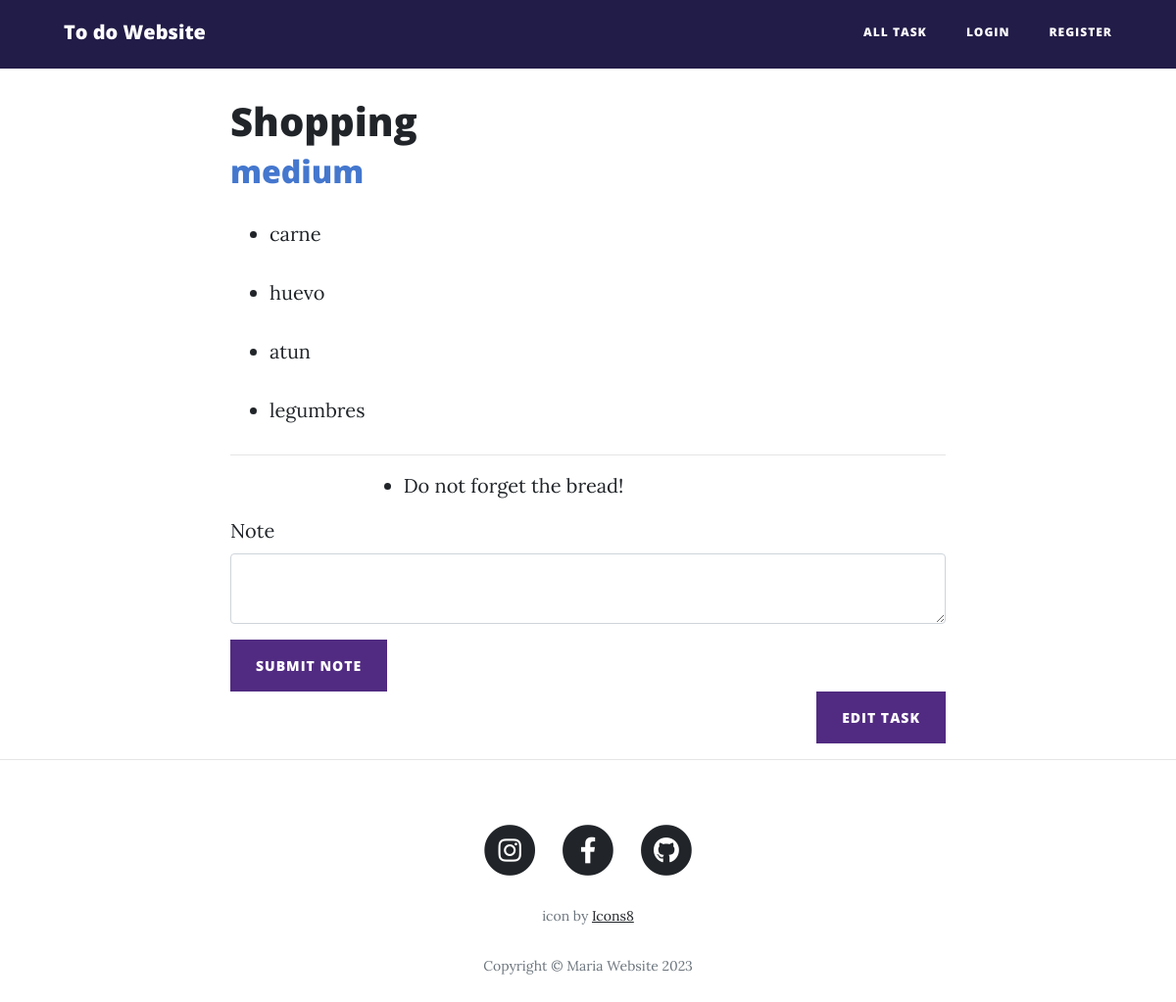
/task/1, run on the app's committed database.
### main.py (models this page shows)
class Task(db.Model):
    __tablename__ = "task_website"
    id = db.Column(db.Integer, primary_key=True)
    author = db.Column(db.String(250), db.ForeignKey('users.name'))
    users = relationship('RegisterUser', back_populates='tasks')
    name = db.Column(db.String(250), unique=True, nullable=False)
    activities = db.Column(db.String(500), nullable=True)
    priority = db.Column(db.String(500), nullable=False)
    state = db.Column(db.String(500), nullable=False)
    due_date = db.Column(db.DateTime('%Y-%m-%d'), nullable=False)
    notes = relationship('NoteUser', back_populates='task_website')

class NoteUser(db.Model):
    __tablename__ = "notes"
    id = db.Column(db.Integer, primary_key=True)
    task_id = db.Column(db.Integer,  db.ForeignKey('task_website.id'))
    note = db.Column(db.Text, nullable=False)
    author = db.Column(db.String(250), db.ForeignKey('users.name'))
    users = relationship('RegisterUser', back_populates='notes')
    task_website = relationship('Task', back_populates='notes')

### main.py (the view, shortened to what this page needs)
@app.route("/task/<int:task_id>", methods=['GET', 'POST'])
def show_task(task_id):
    form_note = NoteForm()
    requested_task = Task.query.get(task_id)
    requested_notes = requested_task.notes
    return render_template("task.html", task=requested_task, form=form_note, notes=requested_notes)

### forms.py
class NoteForm(FlaskForm):
    note = CKEditorField("Note", validators=[DataRequired()])
    submit = SubmitField(label="SUBMIT NOTE")

### templates/task.html (shortened to what this page needs)
{% include "header.html" %}
{% import "bootstrap/wtf.html" as wtf %}
  <header class="masthead"  style="background: #241468">
    <div class="overlay"></div>
          <div class="site-heading">
          </div>
  </header>
  <article>
    <div class="container">
      <div class="row">
        <div class="col-lg-8 col-md-10 mx-auto">
            {% if task.priority == 'low' %}
            <h1>{{task.name}}</h1>
            <h2 style="color:#8CABFF">{{task.priority}}</h2>
            {% elif task.priority == 'medium' %}
            <h1>{{task.name}}</h1>
            <h2 style="color:#4477CE">{{task.priority}}</h2>
            {% else %}
            <h1>{{task.name}}</h1>
            <h2 style="color:#512B81">{{task.priority}}</h2>
            {% endif %}
            <ul class="activities list">
                {% for each in task.activities.split() %}
                <li>
                    <p class="task-activities" >{{each}} </p>
                </li>
                {% endfor %}
            </ul>
          <hr>
          <div class="col-lg-8 col-md-10 mx-auto comment">
              <ul class="noteList">
                  {% if notes: %}
                    {% for note in notes %}
                        <li>
                            <div class="noteText">
                                <p>{{ note.note|safe }}</p>
                            </div>
                        </li>
                    {% endfor %}
                  {% endif %}
              </ul>
            </div>
                              {{ wtf.quick_form(form, novalidate=True, button_map={"submit": "primary"}) }}
            <div class="clearfix">
            <a class="btn btn-primary float-right" href="{{url_for('edit_task', task_id=task.id)}}">Edit task</a>
            </div>
          </div>
      </div>
    </div>
  </article>
  <hr>
{% include "footer.html" %}

### data on the page
Task: name "Shopping", priority "medium"
NoteUser: note "Do not forget the bread!"

### other printed values
{{ each }} "carne" "huevo" "atun" "legumbres"
